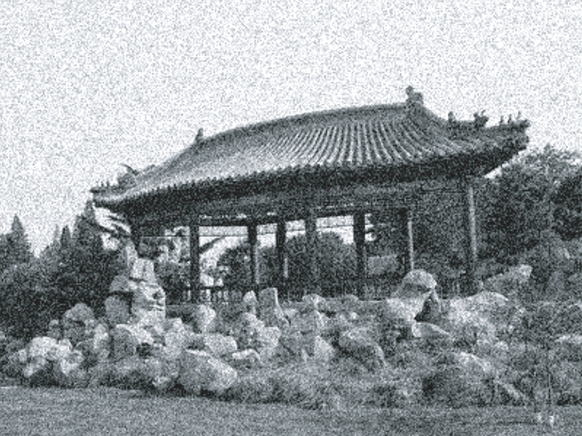
#> input picture AULA 2/Images/pagode-noisy.png, 1164 x 872 px (shown at 1/2 size)
$ jupyter execute Fourier.ipynb
#> lines starting #> are read from the running program, lines starting #| are printed output that depends on the picture
## Using the DFT

[cell 1]
import cv2
# to install cv2 use: pip install opencv-python
import math
import matplotlib.pyplot as plt
import numpy as np

[cell 2]
fname = 'Images/pagode-noisy.png'
img = cv2.imread(fname,cv2.IMREAD_GRAYSCALE)
#> img: shape (872, 1164); min 11, max 255, mean 153.2
print('Image Shape =', img.shape)
#| Image Shape = (872, 1164)

[cell 3]
# convert the image representation to SPFP
img_float32 = np.float32(img)

[cell 4]
# compute the DFT
# Note that the computed DFT has 2 channels :
# dft[:,:,0] - real values
# dft[:,:,1] - imaginary values
dft = cv2.dft(img_float32, flags = cv2.DFT_COMPLEX_OUTPUT)
# recenter the DFT , such that the center is (0,0)
dft_shift = np.fft.fftshift(dft)

[cell 5]
# compute the frequency spectrum
# module of the complex value
magnitude_spectrum = cv2.magnitude(dft_shift[:,:,0],dft_shift[:,:,1])
# compute the logarith of magnitude such that smaller values are visible
magnitude_spectrum = 20*np.log(magnitude_spectrum)
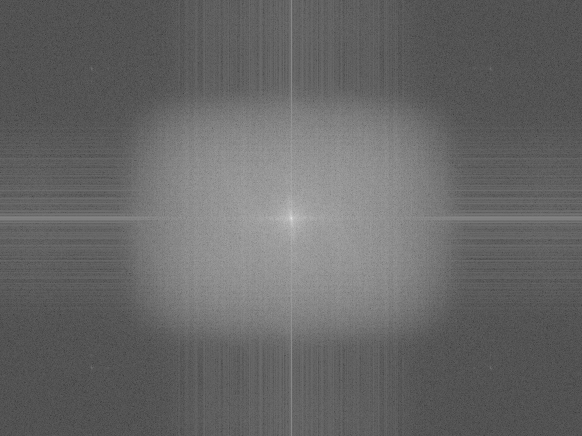
#> magnitude_spectrum: shape (872, 1164) float32 (shown at 1/2 size); min -14.35, max 377.2, mean 143.5; drawn with min black and max white

[cell 6]
# display the image and the spectrum
fig = plt.figure(figsize=(15,5))
plt.subplot(121),plt.imshow(img, cmap = 'gray')
plt.title('Input Image'), plt.xticks([]), plt.yticks([])
plt.subplot(122),plt.imshow(magnitude_spectrum, cmap = 'gray')
plt.title('Magnitude Spectrum'), plt.xticks([]), plt.yticks([])
plt.show()
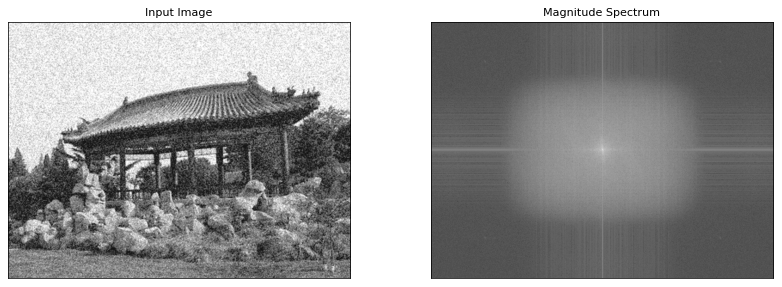
#> figure drawn by matplotlib, 2 panels

### IDEAL LOW PASS FILTER (ILPF)

[cell 7]
# manually filter high frequencies using our own ILPF
rows, cols = img.shape
#> rows = 872; cols = 1164
crow, ccol = rows//2 , cols//2     # center
#> crow = 436; ccol = 582

# create a mask first, center square is 1, remaining all zeros
ILPF_mask = np.zeros((rows, cols, 2), np.uint8)
# filter width and heigth
divider = 32
frows = rows//divider
#> frows = 27
fcols = cols//divider
#> fcols = 36
ILPF_mask[crow-frows:crow+frows, ccol-fcols:ccol+fcols] = (1,1)
#ILPF_mask[crow-30:crow+30, ccol-30:ccol+30] = 1

# apply mask and inverse DFT
dft_masked = dft_shift*ILPF_mask
# do not forget to undo the centering of the transform
dft_masked_ishift = np.fft.ifftshift(dft_masked)
img_back = cv2.idft(dft_masked_ishift)

# img_back should only have real values
# but let's make sure due to rounding and representation errors
img_back = cv2.magnitude(img_back[:,:,0],img_back[:,:,1])
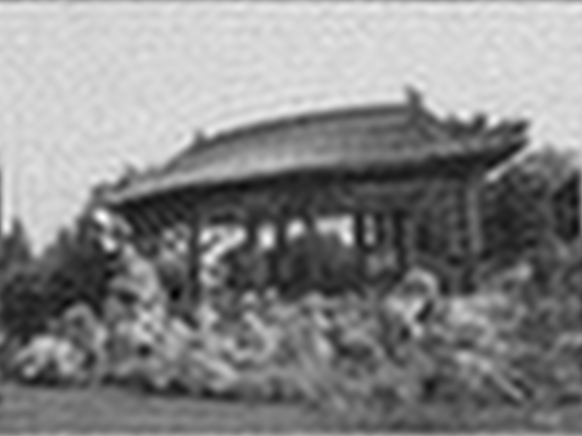
#> img_back: shape (872, 1164) float32 (shown at 1/2 size); min 14495008, max 281654528, mean 155511600; drawn with min black and max white

[cell 8]
# compute the frequency spectrum of the MASKED_DFT,
# just for display purposes
# module of the complex value
filtered_spectrum = cv2.magnitude(dft_masked[:,:,0],dft_masked[:,:,1])
# compute the logarith of magnitude such that smaller values are visible
filtered_spectrum = 20*np.log(filtered_spectrum+0.0001)
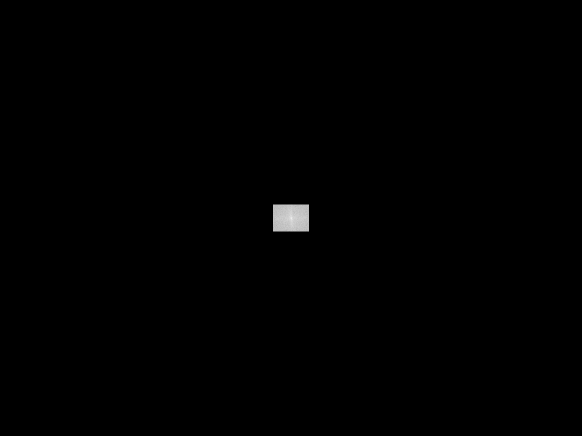
#> filtered_spectrum: shape (872, 1164) float32 (shown at 1/2 size); min -184.2, max 377.2, mean -182.5; drawn with min black and max white
# compute the frequency spectrum of the MASK,
# just for display purposes
# module of the complex value
mask_spectrum = np.sqrt(np.power(ILPF_mask[:,:,0],2)+np.power(ILPF_mask[:,:,1],2))
# compute the logarith of magnitude such that smaller values are visible
mask_spectrum = 20*np.log(mask_spectrum+0.0001)

[cell 9]
# display the image and the spectrum
fig = plt.figure(figsize=(15,23))
plt.subplot(321),plt.imshow(img, cmap = 'gray')
plt.title('Imput Image'), plt.xticks([]), plt.yticks([])
plt.subplot(322),plt.imshow(magnitude_spectrum, cmap = 'gray')
plt.title('Input Spectrum'), plt.xticks([]), plt.yticks([])
plt.subplot(323),plt.imshow(mask_spectrum, cmap = 'gray')
plt.title('Filter Spectrum'), plt.xticks([]), plt.yticks([])
plt.subplot(325),plt.imshow(img_back, cmap = 'gray')
plt.title('Filtered Image'), plt.xticks([]), plt.yticks([])
plt.subplot(326),plt.imshow(filtered_spectrum, cmap = 'gray')
plt.title('Filtered Spectrum'), plt.xticks([]), plt.yticks([])
plt.show()
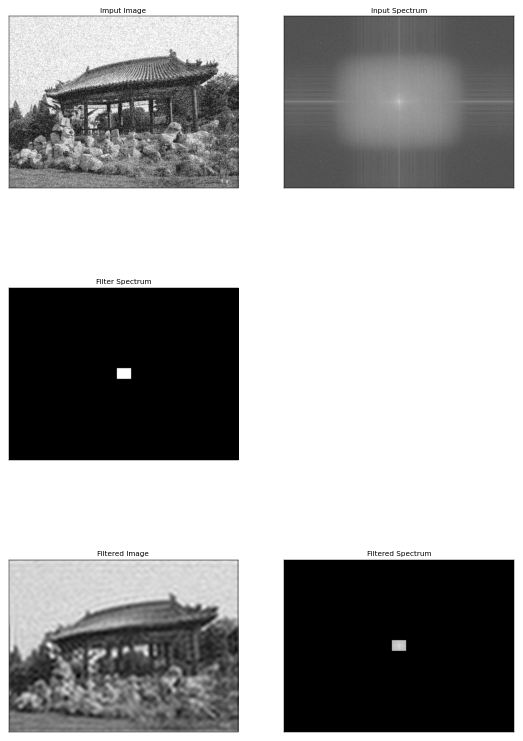
#> figure drawn by matplotlib, 5 panels

### GAUSSIAN LOW PASS FILTER (GLPF)

[cell 10]
def gaussian_filter(kernel_size, sigma=1, muu=0):

    # Initializing value of x,y as grid of kernel size
    # in the range of kernel size

    x, y = np.meshgrid(np.linspace(-1, 1, kernel_size),
                       np.linspace(-1, 1, kernel_size))
    dst = np.sqrt(x**2+y**2)

    # lower normal part of gaussian
    normal = 1/(2.0 * np.pi * sigma**2)

    # Calculating Gaussian filter
    gauss = np.exp(-((dst-muu)**2 / (2.0 * sigma**2))) * normal

    gauss = gauss / np.max(gauss)

    return gauss


# manually filter high frequencies using our own GLPF
kernel_size = 73
gaussF = gaussian_filter (kernel_size)

# create a mask first, given by the Gaussian
GLPF_mask = np.zeros((rows, cols, 2))
frows = kernel_size//2
fcols = kernel_size//2
GLPF_mask[crow-frows:crow+frows+1, ccol-fcols:ccol+fcols+1,0] = gaussF
GLPF_mask[crow-frows:crow+frows+1, ccol-fcols:ccol+fcols+1,1] = gaussF

# apply mask and inverse DFT
dft_masked = dft_shift*GLPF_mask
# do not forget to undo the centering of the transform
dft_masked_ishift = np.fft.ifftshift(dft_masked)
img_back = cv2.idft(dft_masked_ishift)

# img_back should only have real values
# but let's make sure due to rounding and representation errors
img_back = cv2.magnitude(img_back[:,:,0],img_back[:,:,1])
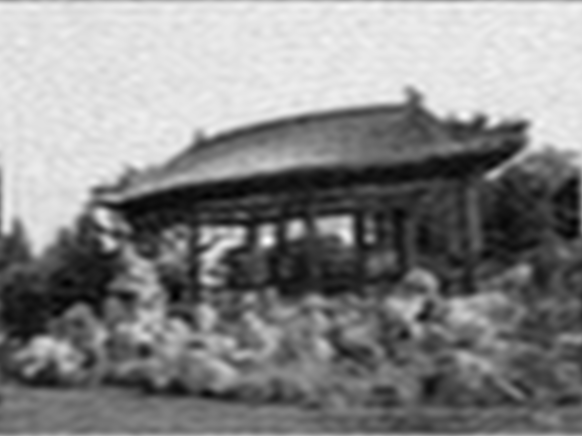
#> img_back: shape (872, 1164) float64 (shown at 1/2 size); min 36770553.7, max 262423872.5, mean 155498736; drawn with min black and max white

[cell 11]
# compute the frequency spectrum of the MASKED_DFT,
# just for display purposes
# module of the complex value
filtered_spectrum = cv2.magnitude(dft_masked[:,:,0],dft_masked[:,:,1])
# compute the logarith of magnitude such that smaller values are visible
filtered_spectrum = 20*np.log(filtered_spectrum+0.0001)
# compute the frequency spectrum of the MASK,
# just for display purposes
# module of the complex value
mask_spectrum = np.sqrt(np.power(GLPF_mask[:,:,0],2)+np.power(GLPF_mask[:,:,1],2))
# compute the logarith of magnitude such that smaller values are visible
mask_spectrum = 20*np.log(mask_spectrum+0.0001)

[cell 12]
# display the image and the spectrum
fig = plt.figure(figsize=(15,23))
plt.subplot(321),plt.imshow(img, cmap = 'gray')
plt.title('Input Image'), plt.xticks([]), plt.yticks([])
plt.subplot(322),plt.imshow(magnitude_spectrum, cmap = 'gray')
plt.title('Input Spectrum'), plt.xticks([]), plt.yticks([])
plt.subplot(323),plt.imshow(mask_spectrum, cmap = 'gray')
plt.title('Filter Spectrum'), plt.xticks([]), plt.yticks([])
plt.subplot(325),plt.imshow(img_back, cmap = 'gray')
plt.title('Filtered Image'), plt.xticks([]), plt.yticks([])
plt.subplot(326),plt.imshow(filtered_spectrum, cmap = 'gray')
plt.title('Filtered Spectrum'), plt.xticks([]), plt.yticks([])
plt.show()

### IDEAL HIGH PASS FILTER (IHPF)

[cell 13]
# manually filter high frequencies using our own ILPF
rows, cols = img.shape
crow, ccol = rows//2 , cols//2     # center

# create a mask first, center square is 0, remaining all ones
IHPF_mask = np.ones((rows, cols, 2), np.uint8)
# build from ILPF_mask
IHPF_mask = 1 - ILPF_mask

# apply mask and inverse DFT
dft_masked = dft_shift*IHPF_mask
# do not forget to undo the centering of the transform
dft_masked_ishift = np.fft.ifftshift(dft_masked)
img_back = cv2.idft(dft_masked_ishift)

# img_back should only have real values
# but let's make sure due to rounding and representation errors
img_back = cv2.magnitude(img_back[:,:,0],img_back[:,:,1])
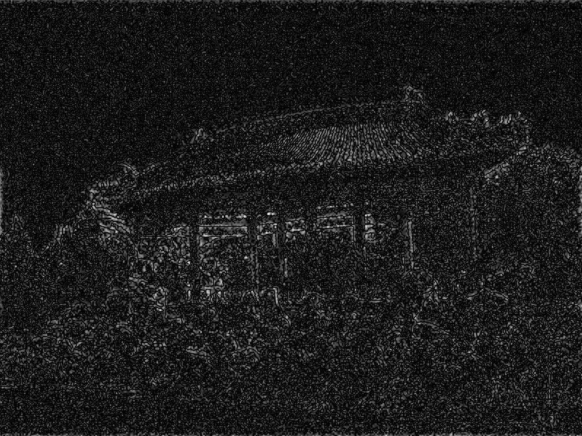
#> img_back: shape (872, 1164) float32 (shown at 1/2 size); min 4419.5, max 171931920, mean 19118876; drawn with min black and max white

[cell 14]
# compute the frequency spectrum of the MASKED_DFT,
# just for display purposes
# module of the complex value
filtered_spectrum = cv2.magnitude(dft_masked[:,:,0],dft_masked[:,:,1])
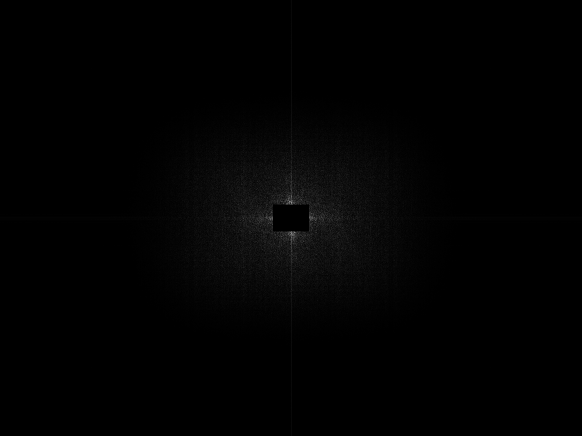
#> filtered_spectrum: shape (872, 1164) float32 (shown at 1/2 size); min 0, max 946876.7, mean 8572.5; drawn with min black and max white
# compute the logarith of magnitude such that smaller values are visible
filtered_spectrum = 20*np.log(filtered_spectrum+0.0001)
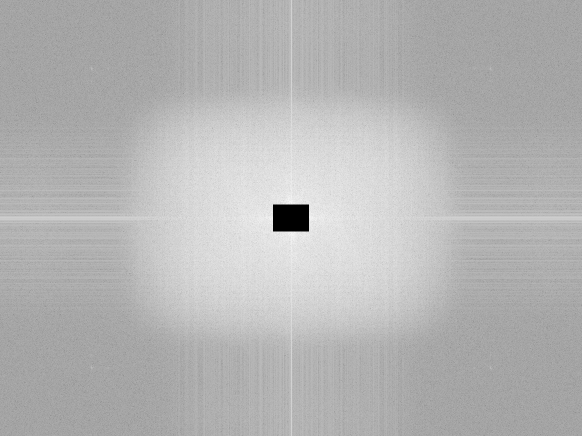
#> filtered_spectrum: shape (872, 1164) float32 (shown at 1/2 size); min -184.2, max 275.2, mean 141.8; drawn with min black and max white
# compute the frequency spectrum of the MASK,
# just for display purposes
# module of the complex value
mask_spectrum = np.sqrt(np.power(IHPF_mask[:,:,0],2)+np.power(IHPF_mask[:,:,1],2))
# compute the logarith of magnitude such that smaller values are visible
mask_spectrum = 20*np.log(mask_spectrum+0.0001)

[cell 15]
# display the image and the spectrum
fig = plt.figure(figsize=(15,23))
plt.subplot(321),plt.imshow(img, cmap = 'gray')
plt.title('Imput Image'), plt.xticks([]), plt.yticks([])
plt.subplot(322),plt.imshow(magnitude_spectrum, cmap = 'gray')
plt.title('Input Spectrum'), plt.xticks([]), plt.yticks([])
plt.subplot(323),plt.imshow(mask_spectrum, cmap = 'gray')
plt.title('Filter Spectrum'), plt.xticks([]), plt.yticks([])
plt.subplot(325),plt.imshow(img_back, cmap = 'gray')
plt.title('Filtered Image'), plt.xticks([]), plt.yticks([])
plt.subplot(326),plt.imshow(filtered_spectrum, cmap = 'gray')
plt.title('Filtered Spectrum'), plt.xticks([]), plt.yticks([])
plt.show()
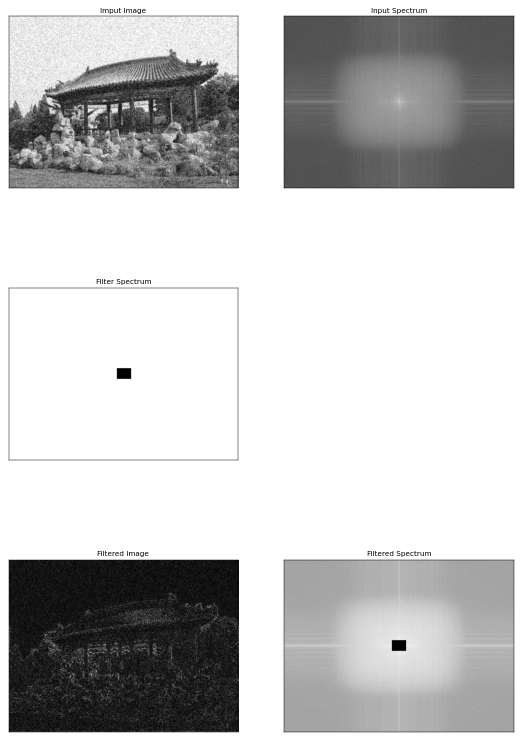
#> figure drawn by matplotlib, 5 panels

### GAUSSIAN HIGH PASS FILTER (IHPF)

[cell 16]
# manually filter high frequencies using our own GLPF


# create a mask first, center square is 0, remaining all ones
GHPF_mask = np.ones((rows, cols, 2), np.uint8)
# build from GLPF_mask
GHPF_mask = 1 - GLPF_mask

# apply mask and inverse DFT
dft_masked = dft_shift*GHPF_mask
# do not forget to undo the centering of the transform
dft_masked_ishift = np.fft.ifftshift(dft_masked)
img_back = cv2.idft(dft_masked_ishift)

# img_back should only have real values
# but let's make sure due to rounding and representation errors
img_back = cv2.magnitude(img_back[:,:,0],img_back[:,:,1])

[cell 17]
# compute the frequency spectrum of the MASKED_DFT,
# just for display purposes
# module of the complex value
filtered_spectrum = cv2.magnitude(dft_masked[:,:,0],dft_masked[:,:,1])
# compute the logarith of magnitude such that smaller values are visible
filtered_spectrum = 20*np.log(filtered_spectrum+0.0001)
# compute the frequency spectrum of the MASK,
# just for display purposes
# module of the complex value
mask_spectrum = np.sqrt(np.power(GHPF_mask[:,:,0],2)+np.power(GHPF_mask[:,:,1],2))
# compute the logarith of magnitude such that smaller values are visible
mask_spectrum = 20*np.log(mask_spectrum+0.0001)

[cell 18]
# display the image and the spectrum
fig = plt.figure(figsize=(15,23))
plt.subplot(321),plt.imshow(img, cmap = 'gray')
plt.title('Imput Image'), plt.xticks([]), plt.yticks([])
plt.subplot(322),plt.imshow(magnitude_spectrum, cmap = 'gray')
plt.title('Input Spectrum'), plt.xticks([]), plt.yticks([])
plt.subplot(323),plt.imshow(mask_spectrum, cmap = 'gray')
plt.title('Filter Spectrum'), plt.xticks([]), plt.yticks([])
plt.subplot(325),plt.imshow(img_back, cmap = 'gray')
plt.title('Filtered Image'), plt.xticks([]), plt.yticks([])
plt.subplot(326),plt.imshow(filtered_spectrum, cmap = 'gray')
plt.title('Filtered Spectrum'), plt.xticks([]), plt.yticks([])
plt.show()

$ run again, with AULA 2/Images/Car-Moire.png copied over AULA 2/Images/pagode-noisy.png
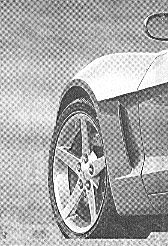
#> input picture AULA 2/Images/Car-Moire.png, 168 x 246 px
#> img is the input picture: shape (246, 168); min 0, max 255, mean 169.7
#| Image Shape = (246, 168)
#> `img_back = cv2.magnitude(img_back[:,:,0],img_back[:,:,1])`:
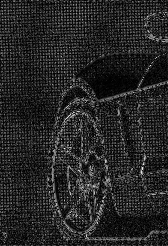
#> img_back: shape (246, 168) float64; min 2.39, max 6933242.1, mean 1044364.3; drawn with min black and max white
#> `filtered_spectrum = 20*np.log(filtered_spectrum+0.0001)`:
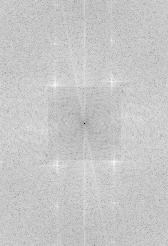
#> filtered_spectrum: shape (246, 168) float64; min -184.2, max 257, mean 161.5; drawn with min black and max white
